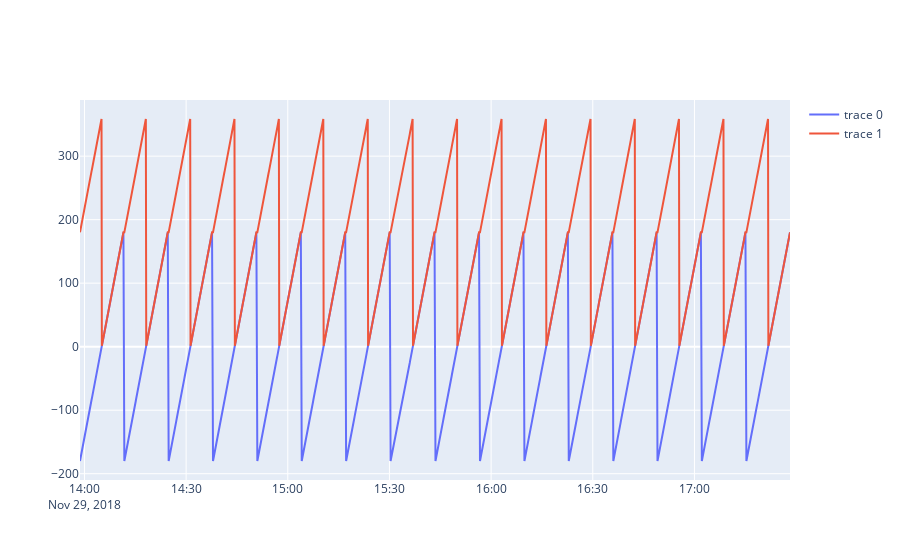

Notebook code cell kept with this figure:
### Code cell
trace1 = go.Scatter(x=df3.DATETIME,y=df3.AX1_PAT)
trace2 = go.Scatter(x=df3.DATETIME,y=df3.AX1_DEG)

data = [trace1,trace2]

iplot(data, filename="ax1_vs_time")

### Figure 1 — Plotly figure (JSON) as saved in the notebook; plotly's stock layout.template omitted (floating-point values rounded to 4 significant figures; data arrays with more than 128 entries replaced by an {"elided": "..."} marker saying what was removed)
{"data": [{"type": "scatter", "x": {"elided": "1920 str values"}, "y": {"elided": "1920 float values"}}, {"type": "scatter", "x": {"elided": "1920 str values"}, "y": {"elided": "1920 float values"}}], "layout": {}}
